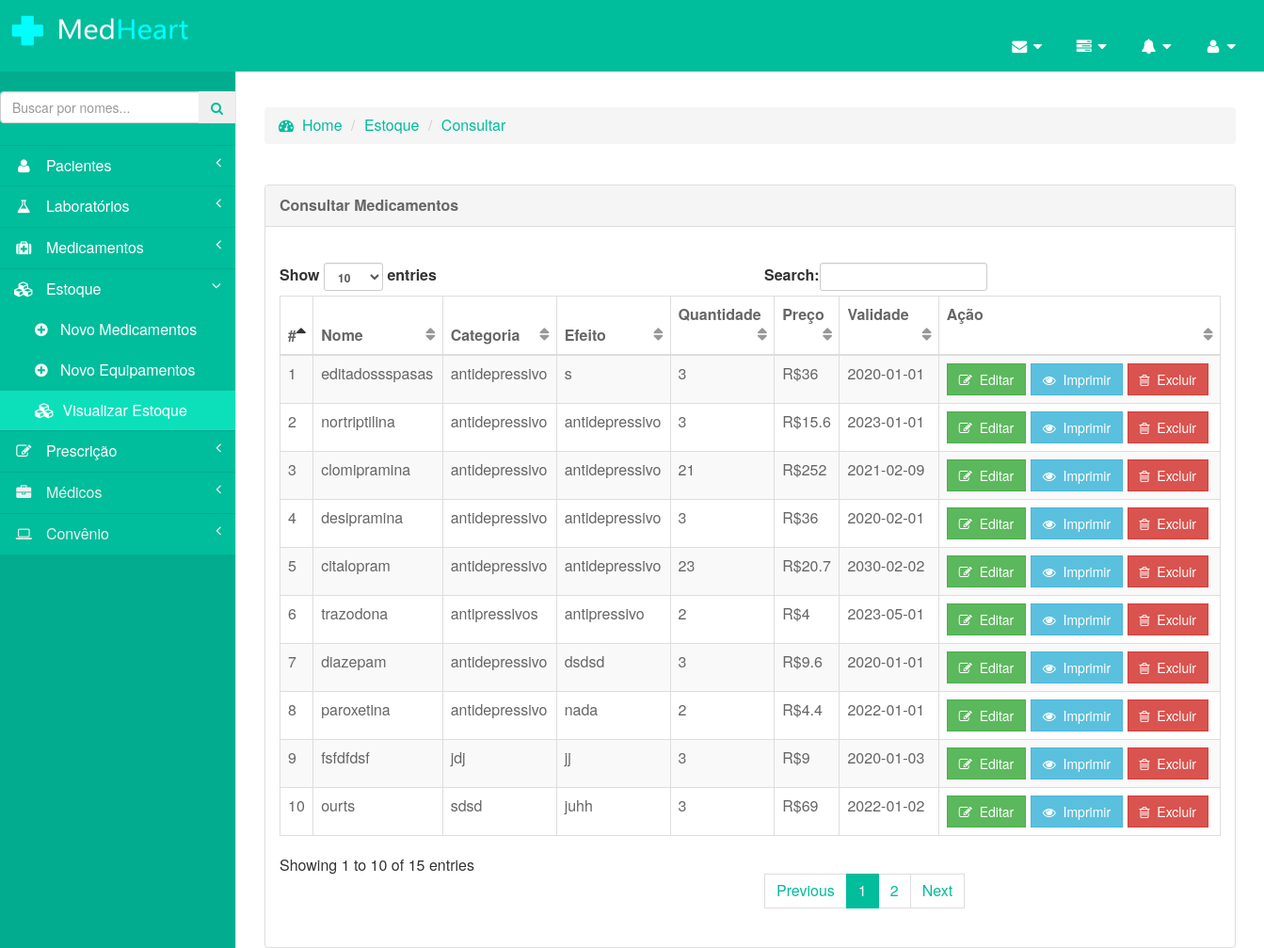
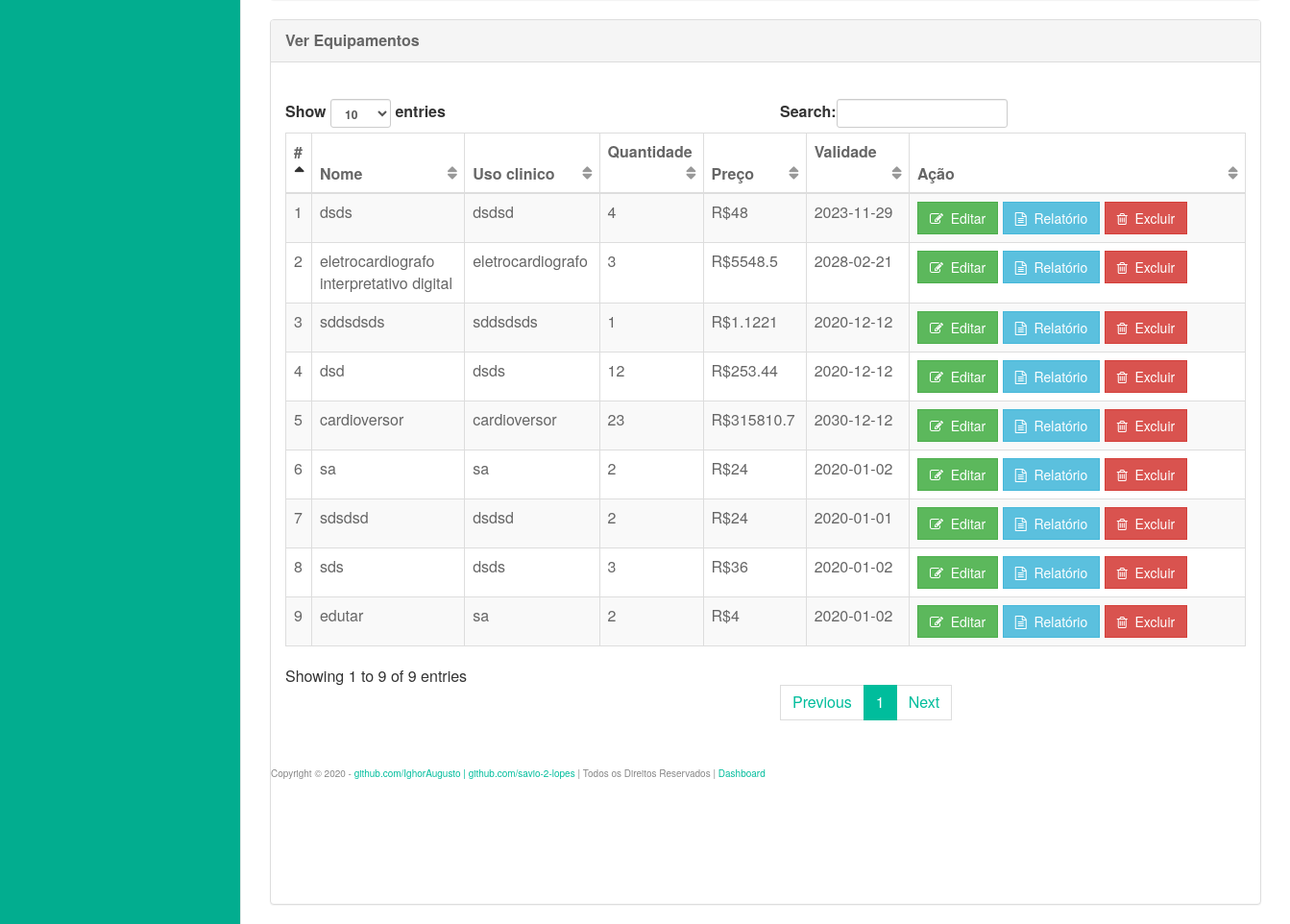
Page /pages/ver_estoque.php (signed in) on the committed database (2 pictures, top to bottom).
### tables this page shows
CREATE TABLE IF NOT EXISTS `cad_medicamento` (
  `id` int(11) NOT NULL AUTO_INCREMENT,
  `nome_medicamento` varchar(255) NOT NULL,
  `categoria` varchar(255) NOT NULL,
  `efeito` varchar(255) NOT NULL,
  `quantidade` int(255) NOT NULL,
  `preco` varchar(255) NOT NULL,
  `data_validade` date NOT NULL,
  PRIMARY KEY (`id`)
);

CREATE TABLE IF NOT EXISTS `cad_equipamento` (
  `id` int(11) NOT NULL AUTO_INCREMENT,
  `nome_equipamento` varchar(255) NOT NULL,
  `categoria` varchar(255) NOT NULL,
  `clinico` varchar(255) NOT NULL,
  `quantidade` varchar(255) NOT NULL,
  `preco` varchar(255) NOT NULL,
  `data_validade` date NOT NULL,
  PRIMARY KEY (`id`)
);

### config/DbFunction.php (called while the page is built, shortened)
<?php
class DbFunction
{
	function showMed()
	{
		$db = Database::getInstance();
		$sql = $db->getConnection();
		$res = "SELECT * FROM cad_medicamento";
		$stmt = $sql->query($res);
		return $stmt;
	}
	function showEqui()
	{
		$db = Database::getInstance();
		$sql = $db->getConnection();
		$res = "SELECT * FROM cad_equipamento";
		$stmt = $sql->query($res);
		return $stmt;
	}
}

### pages/ver_estoque.php (the view, shortened to what this page needs)
<?php
	include('../config/DbFunction.php');
	$obj	=	new DbFunction();
	$rs		=	$obj->showMed();
	$ress	=	$obj->showEqui();
?>
<!DOCTYPE html>
<html lang="pt-br">
	<head>
		<link href="../bower_components/bootstrap/dist/css/bootstrap.min.css" rel="stylesheet">
		<link href="../bower_components/metisMenu/dist/metisMenu.min.css" rel="stylesheet">
		<link href="../dist/css/sb-admin-2.css" rel="stylesheet">
		<link rel="stylesheet" href="css/style.css">
		<link href="../bower_components/font-awesome/css/font-awesome.min.css" rel="stylesheet" type="text/css">
	</head>
	<body>
		<form method="post" ><br><br>
			<div id="wrapper">
				<?php include('leftbar.php');?>
				<?php include('../config/header.php');?>
				<div id="page-wrapper"><br><br><br>
					<div class="content-wrapper">
						<section class="content-header">
							<ol class="breadcrumb">
								<li>
									<a href="inicio.php">
										<span id="" style="color:#00bd9c;"><i class="fa fa-dashboard"></i></span>
										<span id="" style="color:#00bd9c;">&nbsp;Home</span>
									</a>
								</li>
								<li class="active"><span id="" style="color:#00bd9c;">Estoque</li></span>
								<li class="active"><span id="" style="color:#00bd9c;">Consultar</li></span>
							</ol>
						</section>
					</div><br>
					<div class="row">
						<div class="col-lg-12">
							<div class="panel panel-default">
								<div class="panel-heading">
									<span id="" style="color:#666666;"><strong>Consultar Medicamentos</strong></span>
								</div>
								<div class="panel-body"><br>
									<div class="dataTable_wrapper">
										<table class="table table-striped table-bordered table-hover" id="dataTables-example">
											<thead>
												<tr>
													<th><span id="" style="color:#666666;"><strong>#</strong></span></th>
													<th><span id="" style="color:#666666;"><strong>Nome</strong></span></th>
													<th><span id="" style="color:#666666;"><strong>Categoria</strong></span></th>
													<th><span id="" style="color:#666666;"><strong>Efeito</strong></span></th>
													<th><span id="" style="color:#666666;"><strong>Quantidade</strong></span>&nbsp;</th>
													<th><span id="" style="color:#666666;"><strong>Preço</strong></span></th>
													<th><span id="" style="color:#666666;"><strong>Validade</strong></span>&nbsp;&nbsp;&nbsp;&nbsp;&nbsp;</th>
													<th><span id="" style="color:#666666;"><strong>Ação</strong></span></th>
												</tr>
											</thead>
											<tbody>
												<?php
													$sn			=	1;
													while($res	=	$rs->fetch_object()){
												?>
												<tr class="odd gradeX">
													<td>
														<span id="" style="color:#666666;"><?php echo $sn?></span>
													</td>
													<td>
														<span id="" style="color:#666666;"><?php echo htmlentities(strtolower($res->nome_medicamento));?></span>
													</td>
													<td>
														<span id="" style="color:#666666;"><?php echo htmlentities(strtolower($res->categoria));?></span>
													</td>
													<td>
														<span id="" style="color:#666666;"><?php echo htmlentities(strtolower($res->efeito));?></span>
													</td>
													<td>
														<span id="" style="color:#666666;"><?php echo htmlentities(strtolower($res->quantidade));?></span>
													</td>
													<td>
														<span id="" style="color:#666666;"><?php echo 'R$'; echo ($res->preco * $res->quantidade);?></span>
													</td>
													<td>
														<span id="" style="color:#666666;"><?php echo htmlentities(strtolower($res->data_validade));?></span>
													</td>
													<td>
														<a href="editar_medicamento.php?id=
															<?php echo htmlentities($res->id);?>">
															<span class="btn btn-success ">
																<i class="fa fa-edit"></i>
																&nbsp;Editar
															</span>
														</a>
														<a href="pdf_medicamento.php">
															<span class="btn btn-info">
																<i class="fa fa-eye"></i>
																&nbsp;Imprimir
															</span>
														</a>
														<a href="ver_medicamentos.php?del=
														<?php echo htmlentities($res->id); ?>">
														<button type="button" class="btn btn-danger">
														<i class="fa fa-trash-o"></i>
															&nbsp;Excluir
														</button>
													</td>
												</tr>
												<?php $sn++;}?>
											</tbody>
										</table>
									</div>
								</div>
							</div>
						</div>
					</div>
					<div class="row">
						<div class="col-lg-12">
							<div class="panel panel-default">
								<div class="panel-heading">
									<span id="" style="color:#666666;"><strong>Ver Equipamentos</strong></span>
								</div>
								<div class="panel-body">
									<div class="dataTable_wrapper"><br>
										<table class="table table-striped table-bordered table-hover" id="dataTables-s">
											<thead>
												<tr>
													<th><span id="" style="color:#666666;"><strong>	#										</strong></span></th>
													<th><span id="" style="color:#666666;"><strong>	Nome									</strong></span></th>
													<th><span id="" style="color:#666666;"><strong>	Uso clinico								</strong></span></th>
													<th><span id="" style="color:#666666;"><strong>	Quantidade								</strong></span></th>
													<th><span id="" style="color:#666666;"><strong>	Preço									</strong></span></th>
													<th><span id="" style="color:#666666;"><strong>	Validade&nbsp;&nbsp;&nbsp;&nbsp;&nbsp;	</strong></span></th>
													<th><span id="" style="color:#666666;"><strong>	Ação&nbsp;&nbsp;&nbsp;&nbsp;&nbsp;&nbsp;&nbsp;&nbsp;&nbsp;&nbsp;&nbsp;&nbsp;&nbsp;&nbsp;&nbsp;&nbsp;&nbsp;&nbsp;&nbsp;&nbsp;&nbsp;&nbsp;&nbsp;&nbsp;&nbsp;&nbsp;&nbsp;&nbsp;&nbsp;&nbsp;&nbsp;&nbsp;&nbsp;&nbsp;&nbsp;&nbsp;&nbsp;&nbsp;&nbsp;&nbsp;&nbsp;&nbsp;&nbsp;&nbsp;&nbsp;&nbsp;&nbsp;&nbsp;&nbsp;&nbsp;&nbsp;&nbsp;&nbsp;&nbsp;&nbsp;&nbsp;&nbsp;&nbsp;&nbsp;&nbsp;&nbsp;&nbsp;&nbsp;&nbsp;	</strong></span></th>
												</tr>
											</thead>
											<tbody>
												<?php
													$sn			=	1;
													while($re	=	$ress->fetch_object()){
												?>
												<tr class="odd gradeX">
													<td>
														<span id="" style="color:#666666;"><?php echo $sn?></span>
													</td>
													<td>
														<span id="" style="color:#666666;"><?php echo htmlentities(strtolower($re->nome_equipamento));?></span>
													</td>
													<td>
														<span id="" style="color:#666666;"><?php echo htmlentities(strtolower($re->clinico));?></span>
													</td>
													<td>
														<span id="" style="color:#666666;"><?php echo htmlentities(strtolower($re->quantidade));?></span>
													</td>
													<td>
														<span id="" style="color:#666666;"><?php echo 'R$'; echo ($re->preco * $re->quantidade);?></span>
													</td>
													<td>
														<span id="" style="color:#666666;"><?php echo htmlentities(strtolower($re->data_validade));?></span>
													</td>
													<td>
														<a href="editar_equipamento.php?id=
															<?php echo htmlentities($re->id);?>">
															<span class="btn btn-success ">
																<i class="fa fa-edit"></i>
																&nbsp;Editar
															</span>
														</a>
														<a href="realtorio_equipamento.php">
															<span class="btn btn-info">
																<i class="fa fa-file-text-o"></i>
																&nbsp;Relatório
															</span>
														</a>
														<a href="ver_equipamento.php?del=
														<?php echo htmlentities($re->id); ?>">
														<button type="button" class="btn btn-danger">
															<i class="fa fa-trash-o"></i>
															&nbsp;Excluir
														</button>
													</td>
												</tr>
												<?php $sn++;}?>
											</tbody>
										</table>
									</div>
								</div><?php include_once('../config/footer.php');?><br><br><br><br>
							</div>
						</div>
					</div>
				</div>
			</div>
		</form>
	</body>
</html>

### rows in the picture
cad_medicamento: nome_medicamento "editadossspasas", categoria "antidepressivo", efeito "s", quantidade "3", $res->preco * $res->quantidade "36", data_validade "2020-01-01"
cad_medicamento: nome_medicamento "nortriptilina", categoria "antidepressivo", efeito "antidepressivo", quantidade "3", $res->preco * $res->quantidade "15.6", data_validade "2023-01-01"
cad_medicamento: nome_medicamento "clomipramina", categoria "antidepressivo", efeito "antidepressivo", quantidade "21", $res->preco * $res->quantidade "252", data_validade "2021-02-09"
cad_medicamento: nome_medicamento "desipramina", categoria "antidepressivo", efeito "antidepressivo", quantidade "3", $res->preco * $res->quantidade "36", data_validade "2020-02-01"
cad_medicamento: nome_medicamento "citalopram", categoria "antidepressivo", efeito "antidepressivo", quantidade "23", $res->preco * $res->quantidade "20.7", data_validade "2030-02-02"
cad_medicamento: nome_medicamento "trazodona", categoria "antipressivos", efeito "antipressivo", quantidade "2", $res->preco * $res->quantidade "4", data_validade "2023-05-01"
cad_medicamento: nome_medicamento "diazepam", categoria "antidepressivo", efeito "dsdsd", quantidade "3", $res->preco * $res->quantidade "9.6", data_validade "2020-01-01"
cad_medicamento: nome_medicamento "paroxetina", categoria "antidepressivo", efeito "nada", quantidade "2", $res->preco * $res->quantidade "4.4", data_validade "2022-01-01"
cad_medicamento: nome_medicamento "fsfdfdsf", categoria "jdj", efeito "jj", quantidade "3", $res->preco * $res->quantidade "9", data_validade "2020-01-03"
cad_medicamento: nome_medicamento "ourts", categoria "sdsd", efeito "juhh", quantidade "3", $res->preco * $res->quantidade "69", data_validade "2022-01-02"
cad_equipamento: nome_equipamento "dsds", clinico "dsdsd", quantidade "4", $re->preco * $re->quantidade "48", data_validade "2023-11-29"
cad_equipamento: nome_equipamento "eletrocardiografo interpretativo digital", clinico "eletrocardiografo", quantidade "3", $re->preco * $re->quantidade "5548.5", data_validade "2028-02-21"
cad_equipamento: nome_equipamento "sddsdsds", clinico "sddsdsds", quantidade "1", $re->preco*$re->quantidade "1.1221", data_validade "2020-12-12"
cad_equipamento: nome_equipamento "dsd", clinico "dsds", quantidade "12", $re->preco * $re->quantidade "253.44", data_validade "2020-12-12"
cad_equipamento: nome_equipamento "cardioversor", clinico "cardioversor", quantidade "23", $re->preco * $re->quantidade "315810.7", data_validade "2030-12-12"
cad_equipamento: nome_equipamento "sa", clinico "sa", quantidade "2", $re->preco * $re->quantidade "24", data_validade "2020-01-02"
cad_equipamento: nome_equipamento "sdsdsd", clinico "dsdsd", quantidade "2", $re->preco * $re->quantidade "24", data_validade "2020-01-01"
cad_equipamento: nome_equipamento "sds", clinico "dsds", quantidade "3", $re->preco * $re->quantidade "36", data_validade "2020-01-02"
cad_equipamento: nome_equipamento "edutar", clinico "sa", quantidade "2", $re->preco * $re->quantidade "4", data_validade "2020-01-02"
